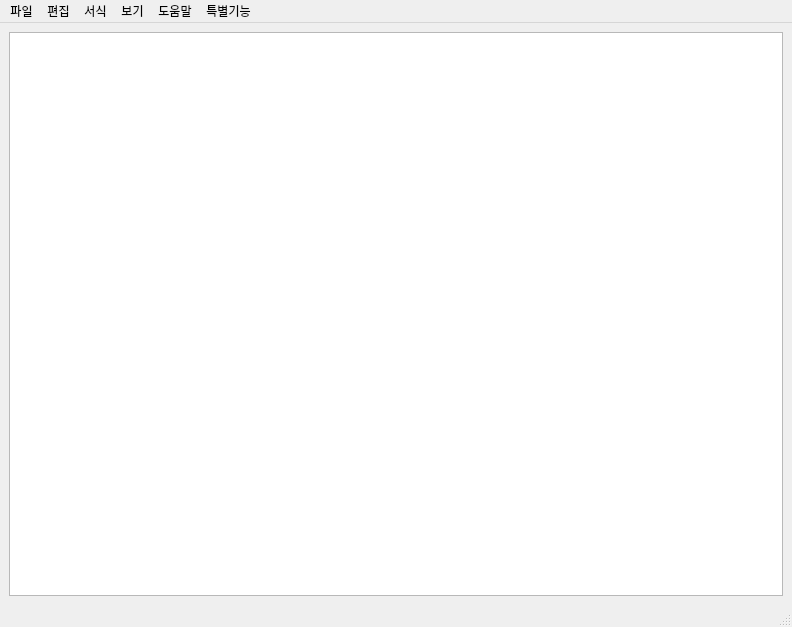
<?xml version="1.0" encoding="UTF-8"?>
<ui version="4.0">
 <class>MainWindow</class>
 <widget class="QMainWindow" name="MainWindow">
  <property name="geometry">
   <rect>
    <x>0</x>
    <y>0</y>
    <width>792</width>
    <height>627</height>
   </rect>
  </property>
  <property name="windowTitle">
   <string>MainWindow</string>
  </property>
  <property name="autoFillBackground">
   <bool>false</bool>
  </property>
  <widget class="QWidget" name="centralwidget">
   <property name="cursor">
    <cursorShape>ArrowCursor</cursorShape>
   </property>
   <layout class="QGridLayout" name="gridLayout">
    <item row="0" column="0">
     <widget class="QPlainTextEdit" name="plainTextEdit"/>
    </item>
   </layout>
  </widget>
  <widget class="QMenuBar" name="menubar">
   <property name="geometry">
    <rect>
     <x>0</x>
     <y>0</y>
     <width>792</width>
     <height>21</height>
    </rect>
   </property>
   <widget class="QMenu" name="menu">
    <property name="title">
     <string>파일</string>
    </property>
    <addaction name="action_newmake"/>
    <addaction name="action_newfile"/>
    <addaction name="action_open"/>
    <addaction name="action_save"/>
    <addaction name="action_saveas"/>
    <addaction name="separator"/>
    <addaction name="action_pagesetting"/>
    <addaction name="action_printfile"/>
    <addaction name="separator"/>
    <addaction name="action_closewin"/>
   </widget>
   <widget class="QMenu" name="menu_2">
    <property name="title">
     <string>편집</string>
    </property>
    <addaction name="action_undo"/>
    <addaction name="action_cut"/>
    <addaction name="action_copy"/>
    <addaction name="action_paste"/>
    <addaction name="action_delete"/>
    <addaction name="separator"/>
    <addaction name="action_search"/>
    <addaction name="action_find"/>
    <addaction name="action_nextfind"/>
    <addaction name="action_change"/>
    <addaction name="separator"/>
    <addaction name="action_selectall"/>
    <addaction name="action_time"/>
   </widget>
   <widget class="QMenu" name="menu_3">
    <property name="title">
     <string>서식</string>
    </property>
    <addaction name="action_font"/>
   </widget>
   <widget class="QMenu" name="menu_4">
    <property name="title">
     <string>보기</string>
    </property>
    <widget class="QMenu" name="menu_6">
     <property name="title">
      <string>확대하기/축소하기</string>
     </property>
     <addaction name="action_zoom_in"/>
     <addaction name="action_zoom_out"/>
     <addaction name="action_zoom_clean"/>
    </widget>
    <addaction name="menu_6"/>
    <addaction name="action_status"/>
   </widget>
   <widget class="QMenu" name="menu_5">
    <property name="title">
     <string>도움말</string>
    </property>
    <addaction name="action_help"/>
    <addaction name="action_feedback"/>
    <addaction name="separator"/>
    <addaction name="action_info"/>
   </widget>
   <widget class="QMenu" name="menu_7">
    <property name="title">
     <string>특별기능</string>
    </property>
    <addaction name="action_crawling"/>
    <addaction name="separator"/>
   </widget>
   <addaction name="menu"/>
   <addaction name="menu_2"/>
   <addaction name="menu_3"/>
   <addaction name="menu_4"/>
   <addaction name="menu_5"/>
   <addaction name="menu_7"/>
  </widget>
  <widget class="QStatusBar" name="statusbar"/>
  <action name="action_newmake">
   <property name="text">
    <string>새로 만들기</string>
   </property>
  </action>
  <action name="action_newfile">
   <property name="text">
    <string>새창</string>
   </property>
  </action>
  <action name="action_open">
   <property name="text">
    <string>열기</string>
   </property>
  </action>
  <action name="action_save">
   <property name="text">
    <string>저장</string>
   </property>
  </action>
  <action name="action_saveas">
   <property name="text">
    <string>다른 이름으로 저장</string>
   </property>
  </action>
  <action name="action_pagesetting">
   <property name="text">
    <string>페이지 설정</string>
   </property>
  </action>
  <action name="action_printfile">
   <property name="text">
    <string>인쇄</string>
   </property>
  </action>
  <action name="action_closewin">
   <property name="text">
    <string>끝내기</string>
   </property>
  </action>
  <action name="action_undo">
   <property name="text">
    <string>실행취소</string>
   </property>
  </action>
  <action name="action_cut">
   <property name="text">
    <string>잘래내기</string>
   </property>
  </action>
  <action name="action_copy">
   <property name="text">
    <string>복사</string>
   </property>
  </action>
  <action name="action_paste">
   <property name="text">
    <string>붙여넣기</string>
   </property>
  </action>
  <action name="action_delete">
   <property name="text">
    <string>삭제</string>
   </property>
  </action>
  <action name="action_search">
   <property name="text">
    <string>네이버로 검색</string>
   </property>
  </action>
  <action name="action_find">
   <property name="text">
    <string>찾기</string>
   </property>
  </action>
  <action name="action_nextfind">
   <property name="text">
    <string>다음 찾기</string>
   </property>
  </action>
  <action name="action_nextfind2">
   <property name="text">
    <string>이전 찾기</string>
   </property>
  </action>
  <action name="action_change">
   <property name="text">
    <string>바꾸기</string>
   </property>
  </action>
  <action name="action_23">
   <property name="text">
    <string>이동</string>
   </property>
  </action>
  <action name="action_selectall">
   <property name="text">
    <string>모두 선택</string>
   </property>
  </action>
  <action name="action_time">
   <property name="text">
    <string>날짜/시간</string>
   </property>
  </action>
  <action name="action_27">
   <property name="text">
    <string>자동 줄 바꿈</string>
   </property>
  </action>
  <action name="action_font">
   <property name="text">
    <string>글꼴</string>
   </property>
  </action>
  <action name="action_zoom_in">
   <property name="text">
    <string>확대</string>
   </property>
  </action>
  <action name="action_zoom_out">
   <property name="text">
    <string>축소</string>
   </property>
  </action>
  <action name="action_zoom_clean">
   <property name="text">
    <string>확대하기/축소하기 기본값 복원</string>
   </property>
  </action>
  <action name="action_status">
   <property name="checked">
    <bool>false</bool>
   </property>
   <property name="text">
    <string>상태 표시줄</string>
   </property>
  </action>
  <action name="action_help">
   <property name="text">
    <string>도움말 보기</string>
   </property>
  </action>
  <action name="action_feedback">
   <property name="text">
    <string>피드백 보내기</string>
   </property>
  </action>
  <action name="action_info">
   <property name="text">
    <string>메모장 정보</string>
   </property>
  </action>
  <action name="action_crawling">
   <property name="text">
    <string>크롤링</string>
   </property>
  </action>
 </widget>
 <resources/>
 <connections/>
</ui>
